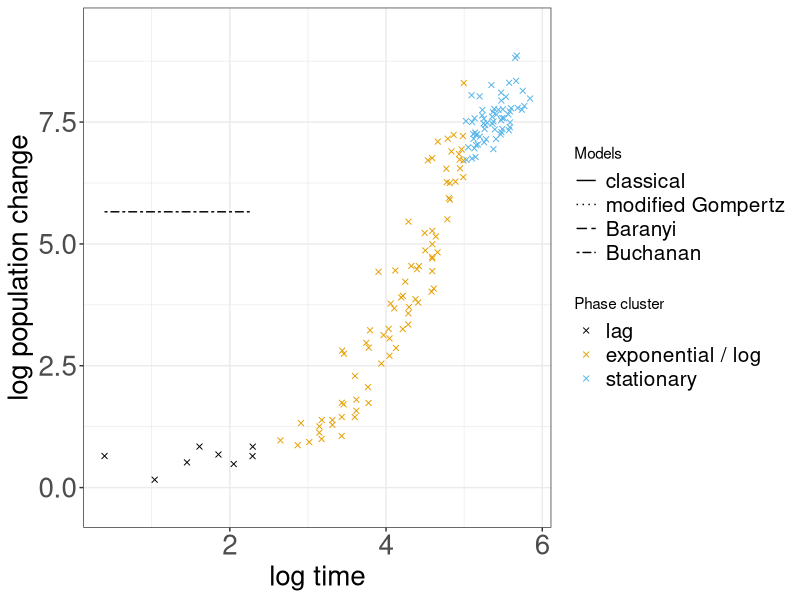

Generate this figure with R:
#!/bin/env Rscript

# Author: PokMan Ho pok.ho19@imperial.ac.uk
# Script: Logistic_2.R
# Desc: data analysis and results export for `LogisticGrowthMetaData.csv`
# Input: ```Rscript Logistic_2.R```
# Output: result output in `results` subdirectory
# Arguments: 0
# Date: Oct 2019

# setwd("/Volumes/HPM-000/Academic/Masters/ICL_CMEE/00_course/CMEECourseWork_pmH/MiniProject/code/")

## lib
library(ggplot2)
library(reshape2)
library(scales) ## rescale ggplot without eliminate bars

## colouring
cbbPalette <- c("#000000", "#E69F00", "#56B4E9", "#009E73", "#F0E442", "#0072B2", "#D55E00", "#CC79A7", "#e79f00", "#9ad0f3", "#F0E442", "#999999", "#cccccc", "#6633ff", "#00FFCC", "#0066cc")

## logistic equations: y=Nt x=exp(t)
func_log0<-function(N0, K, r, t){
  ## traditional Logistic equation: y~x
  Nt<-N0*K*exp(r*t)/(K+N0*(exp(r*t)-1))
  return(Nt)
}
func_Gom<-function(N0, K, r, t, ld){
  ## modified Gompertz model, initial 
  A<-log(K/N0)
  Nt<-A*exp(-exp(r*exp(1)/A*(ld-t)+1))
  return(Nt)
}
func_Bar<-function(N0, K, r, t, ld){
  ## Baranyi model
  h0=(exp(ld*r)-1)^-1
  At=t+r^-1*log((exp(-r*t)+h0)/(1+h0))
  Nt=N0+r*At-log(1+exp(r*At-1)/exp(K-N0))
  return(Nt)
}
func_Buc<-function(N0, K, r, t, tlag, tmx){
  ## Buchanan model / three-phase logistic model
  if(isTRUE(t<=tlag)){
    Nt=N0
  }else if(isTRUE(t>=tmx)){
    Nt=K
  }else{Nt=K+r*(t-tlag)}
  return(Nt)
}

## Data import
a.0<-read.csv("../data/Log_data.csv",header = T)
a.1<-read.table("../data/Log_Metadata.txt", sep = "\t", header = F, stringsAsFactors = F, blank.lines.skip = T)

## fix values for model-fitting
## assumed growth rate (r) is max during log phase (cluster 2)
dict_par<-as.data.frame(matrix(nrow = 6, ncol = 2))
dict_par[,1]<-c("N0", "K", "r", "ld", "tlag", "tmx")
## cluster 1 = lag; 2 = log; 3 = max
r.m<-(max(a.0[which(a.0$cluster==2),4])-min(a.0[which(a.0$cluster==2),4])) / (max(a.0[which(a.0$cluster==2),3])-min(a.0[which(a.0$cluster==2),3]))
r.y<-as.numeric(a.1[21,2])
r.x<-mean(a.0[which(a.0$cluster==2),3])
r.b<-r.y-r.m*r.x
dict_par[,2]<-c(a.1[20,2],a.1[22,2], ## N0, K
                r.m, ## r
                -r.b/r.m, ## ld
                max(a.0[which(a.0$cluster==1),3]), ## tlag
                min(a.0[which(a.0$cluster==3),3])) ## tmx
rm(list=ls(pattern="r."))

## model-plotting
a.0$log0<-func_log0(as.numeric(dict_par[which(dict_par[,1]=="N0"),2]),
                    as.numeric(dict_par[which(dict_par[,1]=="K"),2]),
                    as.numeric(dict_par[which(dict_par[,1]=="r"),2]),a.0$Time.hr)
a.0$gom<-func_Gom(as.numeric(dict_par[which(dict_par[,1]=="N0"),2]),
                  as.numeric(dict_par[which(dict_par[,1]=="K"),2]),
                  as.numeric(dict_par[which(dict_par[,1]=="r"),2]),a.0$Time.hr,
                  as.numeric(dict_par[which(dict_par[,1]=="ld"),2]))
a.0$bar<-func_Bar(as.numeric(dict_par[which(dict_par[,1]=="N0"),2]),
                  as.numeric(dict_par[which(dict_par[,1]=="K"),2]),
                  as.numeric(dict_par[which(dict_par[,1]=="r"),2]),a.0$Time.hr,
                  as.numeric(dict_par[which(dict_par[,1]=="ld"),2]))
for(i in 1:dim(a.0)[1]){
  a.0$buc[i]<-func_Buc(as.numeric(dict_par[which(dict_par[,1]=="N0"),2]),
                        as.numeric(dict_par[which(dict_par[,1]=="K"),2]),
                        as.numeric(dict_par[which(dict_par[,1]=="r"),2]),a.0$Time.hr[i],
                        as.numeric(dict_par[which(dict_par[,1]=="tlag"),2]),
                        as.numeric(dict_par[which(dict_par[,1]=="tmx"),2]))
};rm(i)

## reshape plotting data
a.1<-melt(a.0[,c(3,6:9)],id="Time.hr",variable.name = "p_func", value.name = "plot")

## Plot and export
pdf("../results/Log_data.pdf", width = 13)
ggplot()+theme_bw()+
  theme(axis.title = element_text(size = 20),
        axis.text = element_text(size = 20),
        legend.text = element_text(size = 15))+
  geom_point(aes(x=log(a.0$Time.hr), y=log(abs(a.0$Popn_Change)), colour=as.factor(a.0$cluster)),shape=4)+
  geom_line(aes(x=log(a.1$Time.hr), y=log(a.1$plot), linetype=a.1$p_func))+
  scale_colour_manual(name="Phase cluster",values = cbbPalette, labels=c("lag","exponential / log","stationary"))+
  scale_linetype_manual(name="Models", values = c(1,3,5,6), labels=c("classical","modified Gompertz","Baranyi","Buchanan"))+
  scale_y_continuous(limits = c(min(log(abs(a.0$Popn_Change))-.5),max(log(abs(a.0$Popn_Change))+.5)),oob = rescale_none)+ ## <https://stackoverflow.com/questions/10365167/geom-bar-bars-not-displaying-when-specifying-ylim>
  xlab("log time")+ylab("log population change")
dev.off()
